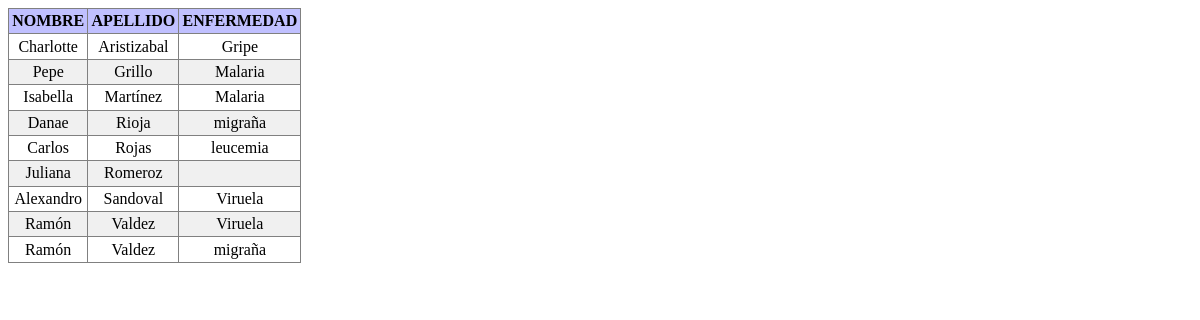
The page / on the database its author committed.
### tables this page shows
CREATE TABLE `paciente` (
  `id_paciente` int(11) NOT NULL AUTO_INCREMENT,
  `documento_paciente` varchar(12) DEFAULT NULL,
  `nombre` varchar(18) DEFAULT NULL,
  `apellido` varchar(18) DEFAULT NULL,
  `telefono` varchar(12) DEFAULT NULL,
  `direccion` varchar(32) DEFAULT NULL,
  PRIMARY KEY (`id_paciente`)
);

CREATE TABLE `enfermedad` (
  `id_enfermedad` int(11) NOT NULL AUTO_INCREMENT,
  `descripcion` varchar(30) DEFAULT NULL,
  PRIMARY KEY (`id_enfermedad`)
);

### plantilla_tabla.php (the view, shortened to what this page needs)
<!DOCTYPE html>
<html>
	<head>
		<link rel="stylesheet" href="css/estilo.css" />
	</head>
	<body>
		<table border="1">
			<thead>
				<tr>
					<th>NOMBRE</th><th>APELLIDO</th><th>ENFERMEDAD</th>
				</tr>
			</thead>
			<tbody>
			<?php
				foreach ($resultado as $elemento)
				{
					echo "<tr><td>".utf8_encode($elemento["nombre"])."</td><td>".
					utf8_encode($elemento["apellido"]).
					"</td><td>".utf8_encode($elemento["enfermedad"])."</td></tr>\n";
				}
			?>
			</tbody>
		</table>
	</body>
</html>

### index.php (shortened to what this page needs)
<?php
$conexion=conectar();
$resultado=mysqli_query($conexion,"select paciente.nombre, paciente.apellido,
	enfermedad.descripcion as enfermedad from paciente left join padece on
	paciente.id_paciente=padece.id_paciente left join enfermedad on
	enfermedad.id_enfermedad=padece.id_enfermedad order by apellido;");
if(mysqli_num_rows($resultado)>0)
{
	include_once"plantilla_tabla.php";
}
?>

### css/estilo.css (style rules this page uses)
th { background-color:rgb(192,192,255); padding:0.2em; }
table { border-collapse:collapse; }
tr:nth-child(even) { background-color:rgb(240,240,240); }
td { padding:0.2em; text-align:center; }

### rows shown on the page
paciente: nombre "Charlotte", apellido "Aristizabal", enfermedad.descripcion "Gripe"
paciente: nombre "Pepe", apellido "Grillo", enfermedad.descripcion "Malaria"
paciente: nombre "Isabella", apellido "Martínez", enfermedad.descripcion "Malaria"
paciente: nombre "Danae", apellido "Rioja", enfermedad.descripcion "migraña"
paciente: nombre "Carlos", apellido "Rojas", enfermedad.descripcion "leucemia"
paciente: nombre "Juliana", apellido "Romeroz"
paciente: nombre "Alexandro", apellido "Sandoval", enfermedad.descripcion "Viruela"
paciente: nombre "Ramón", apellido "Valdez", enfermedad.descripcion "Viruela", enfermedad.descripcion "migraña"
